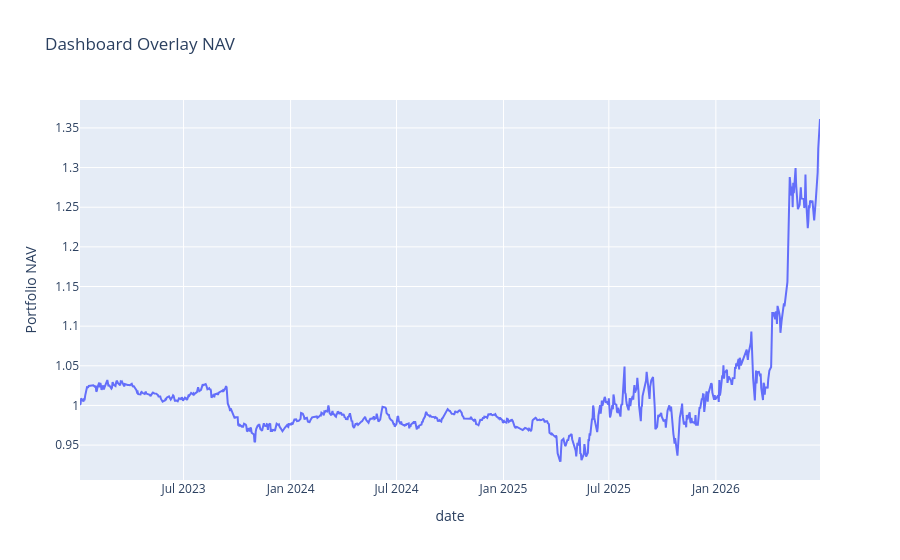

Notebook code cell kept with this figure:
### Code cell
# Cell: Review Portfolio NAV And Drawdown
overlay_returns = portfolio_return_series(return_matrix[overlay_weights.index.tolist()], overlay_weights)
overlay_nav = portfolio_nav_series(overlay_returns)
overlay_drawdown = rolling_drawdown(overlay_nav)

display(equity_curve_chart(overlay_nav, title="Dashboard Overlay NAV"))
drawdown_chart(overlay_drawdown, title="Dashboard Overlay Drawdown")

### Figure 1 — Plotly figure (JSON) as saved in the notebook; plotly's stock layout.template omitted (floating-point values rounded to 4 significant figures; data arrays with more than 128 entries replaced by an {"elided": "..."} marker saying what was removed)
{"data": [{"hovertemplate": "date=%{x}<br>Portfolio NAV=%{y}<extra></extra>", "legendgroup": "", "line": {"color": "#636efa", "dash": "solid"}, "marker": {"symbol": "circle"}, "mode": "lines", "name": "", "orientation": "v", "showlegend": false, "type": "scatter", "x": {"elided": "865 str values"}, "xaxis": "x", "y": {"elided": "865 float values"}, "yaxis": "y"}], "layout": {"autosize": true, "legend": {"tracegroupgap": 0}, "title": {"text": "Dashboard Overlay NAV"}, "xaxis": {"anchor": "y", "autorange": true, "domain": [0, 1], "range": ["2023-01-04", "2026-06-29"], "title": {"text": "date"}, "type": "date"}, "yaxis": {"anchor": "x", "autorange": true, "domain": [0, 1], "range": [0.906, 1.385], "title": {"text": "Portfolio NAV"}, "type": "linear"}}}
